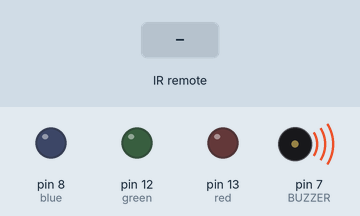
This sketch was run on a simulated Arduino Uno, built with avr-gcc and run on an emulated ATmega328P. Parts: output pins drawn as LEDs (lit = HIGH), buzzer (waves = sounding, pin HIGH). The test bench sets the inputs (shaded band). What the sketch prints to the serial monitor is not drawn.

Above: at 1.2 s.
1.3 s: infrared code 0x8B5 received
At 1.66 s:
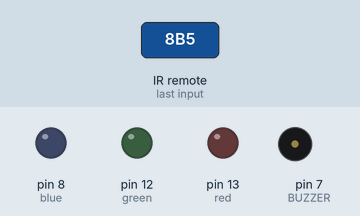
Timing chart, 0 to 4.3 s (numbered marks = the images above; inputs shaded):
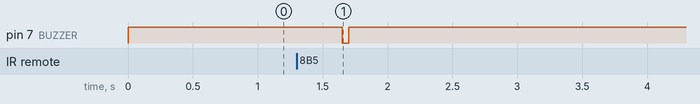

Measured:
- after the input at 1.3 s, pin 7 (BUZZER): HIGH → LOW after 0.35 s, → HIGH 0.05 s later

The sketch:

Arduino_315MHz_receive.ino
```cpp
/*
  RF_Sniffer

  Hacked from http://code.google.com/p/rc-switch/

  by @justy to provide a handy RF code sniffer


  Program koji uspjesno prima komande i na osnovu primljenih vrijednosti pali
  odredjenu LED diodu. Plavu, zelenu, crvenu.
*/

#include "RCSwitch.h"
#include <stdlib.h>
#include <stdio.h>
RCSwitch mySwitch = RCSwitch();
int red = 13;
int green = 12;
int blue = 8;
int BUZZER = 7;

void setup() {
  Serial.begin(9600);
  mySwitch.enableReceive(0);  // Receiver on inerrupt 0 =&gt; that is pin #2
  mySwitch.setProtocol(1);
 // mySwitch.setPulseLength(350);

// mySwitch.setReceivedProtocol(2)
  pinMode(red, OUTPUT);
  pinMode(green, OUTPUT);
  pinMode(blue, OUTPUT);
  digitalWrite(red, LOW);
  digitalWrite(green, LOW);
  digitalWrite(blue, LOW);
  pinMode(BUZZER, OUTPUT);
 digitalWrite(BUZZER,HIGH);
}

void loop() {
  if (mySwitch.available()) {

    int value = mySwitch.getReceivedValue();
    int protokolPrimanja = mySwitch.getReceivedProtocol();

   delay(350);

   if  (value == 0) {

      Serial.print("Nepoznata komanda \n");
    } else {
 /*    moj cod switch case */

 /*   CRVENA */
 if (value == 222){
   digitalWrite(red, HIGH);
   beep(50);

 } else {
    if (value == 2229){
   digitalWrite(red, LOW);
   beep(50);

 }
 }

/*    ZELENA */
 if (value == 333){
   digitalWrite(green, HIGH);
   beep(50);

 } else {
    if (value == 3339){
   digitalWrite(green, LOW);
   beep(50);
 }
 }
 /*    PLAVA   */
 if (value == 444){
   digitalWrite(blue, HIGH);
   beep(50);

 } else {
    if (value == 4449){
   digitalWrite(blue, LOW);
   beep(50);
 }
 }
 /*    moj cod switch case */


      if  (value == 0) {

      Serial.print("Primljena komanda je 0. Pogresno! \n");
    }
     Serial.print("Received ");
      Serial.print( mySwitch.getReceivedValue() );
      Serial.print(" / ");
      Serial.print( mySwitch.getReceivedBitlength() );
      Serial.print("bit ");
      Serial.print("Protocol: ");
      Serial.println( mySwitch.getReceivedProtocol() );
    }

    mySwitch.resetAvailable();

  }
}
void beep(int tempo){
  digitalWrite(BUZZER, LOW);
  delay(tempo);
  digitalWrite(BUZZER, HIGH);
  delay(tempo);
}
```
